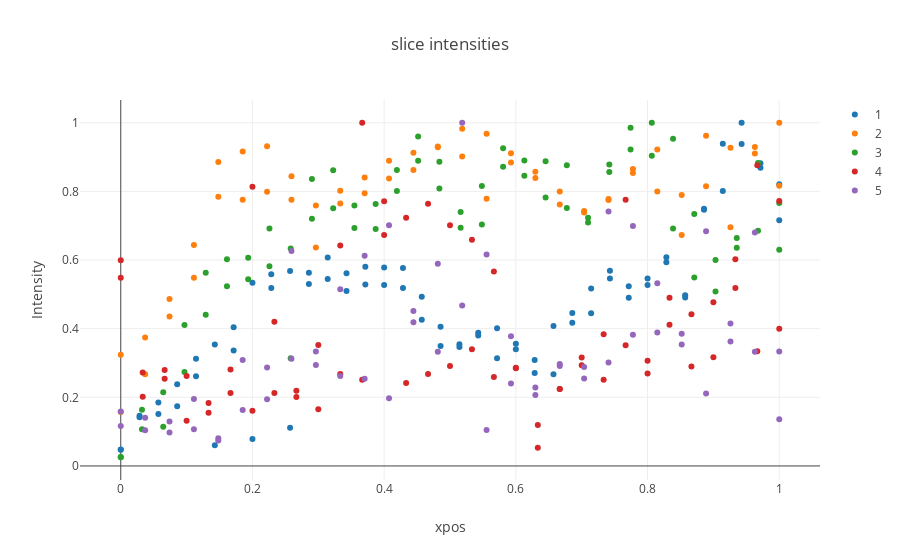

Source (notebook cell):
### Markdown cell above
**Figure Peaks**

Centered peak positions across transects for data in each folder. Grandient shows intensity at peak position. Intensities were divided by the maximum by Figure. 

### IV. Amplitude analysis. 


We extracted the amplitude of transect peaks, divided by the maximum by folder. 

i) Peak amplitude by transect and folder:

### Code cell
fig_amp= [go.Scatter(
    x= samp_track_dict[folder][:,0] / max(samp_track_dict[folder][:,0]),
    y= samp_track_dict[folder][:,2],
    name= folder,
    mode= 'markers'
) for folder in samp_track_dict.keys()]

layout= go.Layout(
    title= 'slice intensities',
    xaxis= dict(
        title= 'xpos'    
    ),
    yaxis= dict(
        title= 'Intensity'
    )
)

Figure= go.Figure(data= fig_amp,layout= layout)
iplot(Figure)
